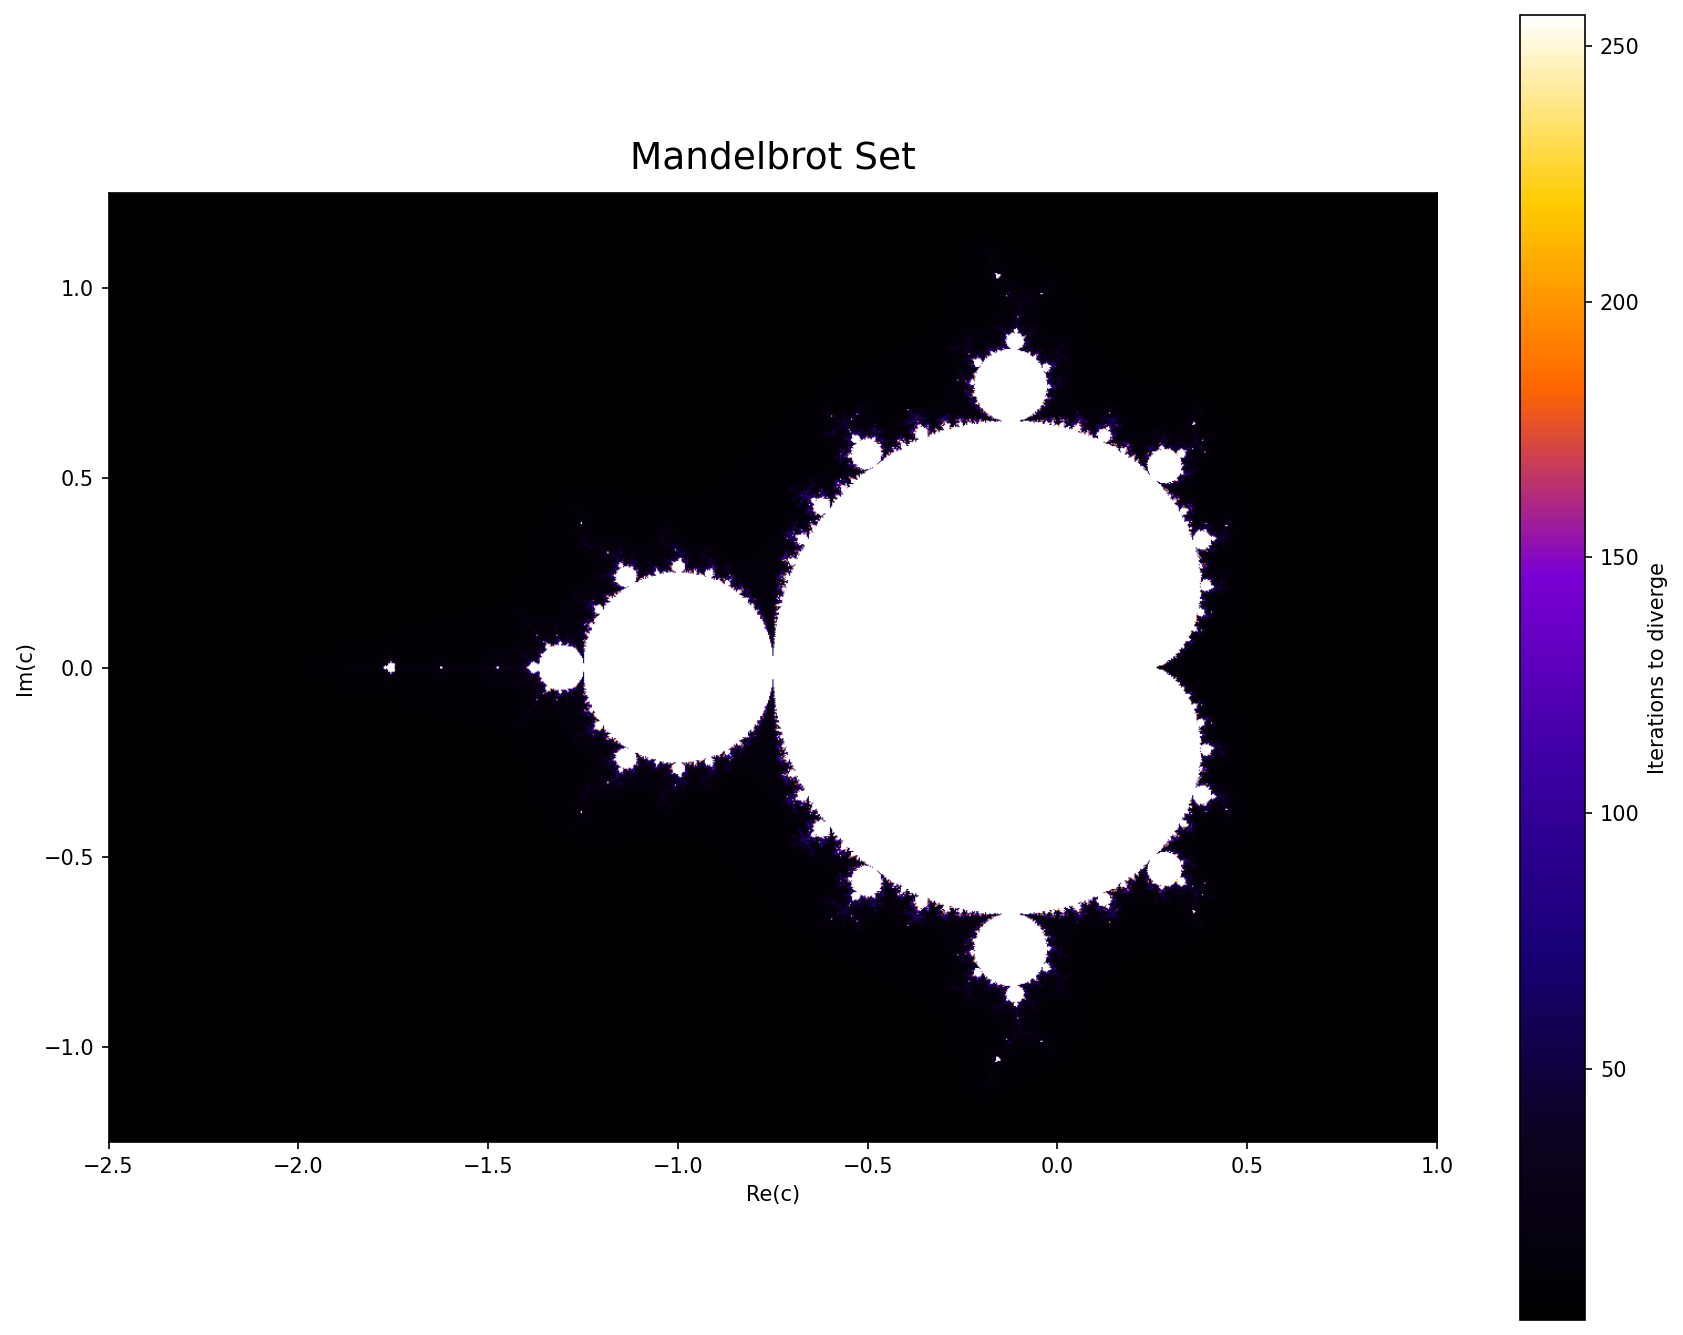

Write the Python code that produced this figure.
"""Mandelbrot Set fractal generator."""
import numpy as np
import matplotlib.pyplot as plt
from matplotlib.colors import LinearSegmentedColormap


def mandelbrot(c, max_iter=256):
    z = 0
    for n in range(max_iter):
        if abs(z) > 2:
            return n
        z = z * z + c
    return max_iter


def generate_mandelbrot(width=1200, height=900, max_iter=256):
    x = np.linspace(-2.5, 1.0, width)
    y = np.linspace(-1.25, 1.25, height)
    result = np.zeros((height, width))

    for i, yi in enumerate(y):
        for j, xj in enumerate(x):
            result[i, j] = mandelbrot(complex(xj, yi), max_iter)

    return result


def main():
    print("Generating Mandelbrot Set...")
    data = generate_mandelbrot()

    colors = ["#000000", "#0d0221", "#190078", "#3d00a4", "#7b00d4",
              "#ff6600", "#ffcc00", "#ffffff"]
    cmap = LinearSegmentedColormap.from_list("mandelbrot", colors, N=512)

    fig, ax = plt.subplots(figsize=(12, 9), dpi=100)
    img = ax.imshow(data, cmap=cmap, extent=[-2.5, 1.0, -1.25, 1.25],
                    origin="lower", interpolation="bilinear")
    ax.set_title("Mandelbrot Set", fontsize=18, pad=12)
    ax.set_xlabel("Re(c)")
    ax.set_ylabel("Im(c)")
    plt.colorbar(img, ax=ax, label="Iterations to diverge")
    plt.tight_layout()
    plt.savefig("mandelbrot.png", dpi=150, bbox_inches="tight")
    print("Saved: mandelbrot.png")


if __name__ == "__main__":
    main()
